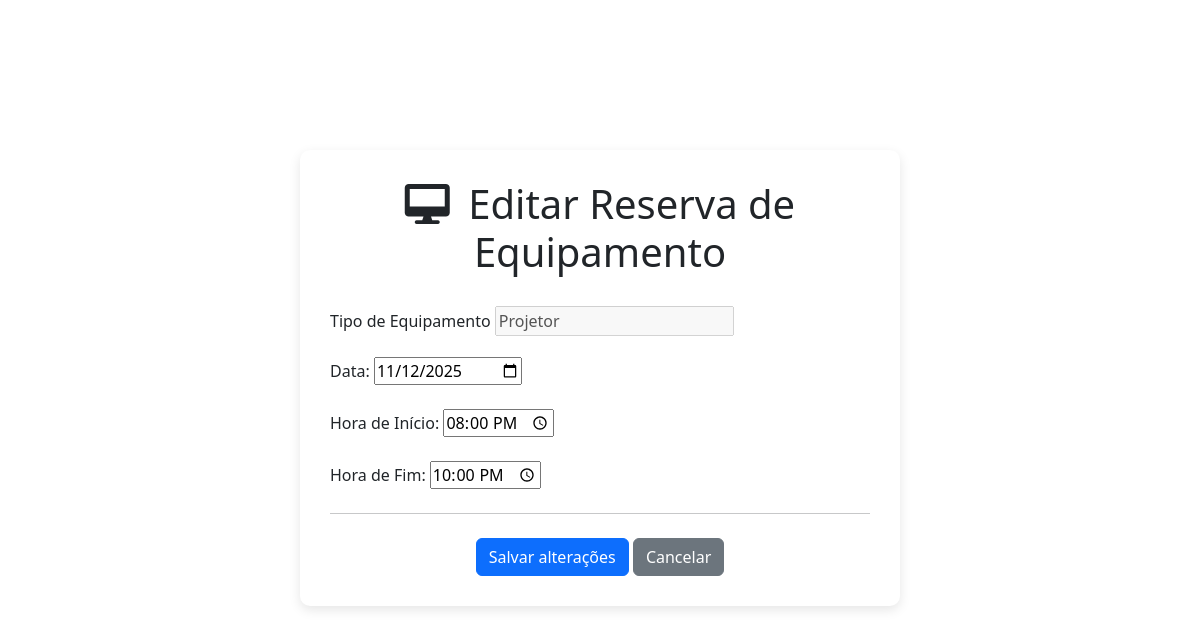
The app's page /reservas/equipamento/editar/1/ (signed in) with its own data.
### app/models.py (models this page shows, shortened)
class ReservaEquipamento(models.Model):
    equipamento = models.ForeignKey(Equipamento, on_delete=models.PROTECT)
    data = models.DateField()
    hora_inicio = models.TimeField()
    hora_fim = models.TimeField()
    status = models.CharField(max_length=50, default='confirmado')

class Equipamento(models.Model):
    idEquipamento = models.AutoField(primary_key=True)
    tipo = models.CharField(max_length=50)
    statusDisponibilidade = models.CharField(max_length=50, default='disponível')
    def __str__(self):
        return self.tipo

### app/views.py (the view, shortened to what this page needs)
# urls.py: path('reservas/equipamento/editar/<int:pk>/', views.editar_reserva_equipamento, name='editar_reserva_equipamento'),
@login_required
def editar_reserva_equipamento(request, pk):
    reserva = get_object_or_404(ReservaEquipamento, pk=pk)
    return render(request, 'editar_reserva_equipamento.html', {'reserva': reserva})

### app/templates/editar_reserva_equipamento.html (shortened to what this page needs)
{% load static %}
<!DOCTYPE html>
<html lang="pt-br">
<head>
    <link href="https://cdn.jsdelivr.net/npm/bootstrap@5.3.0/dist/css/bootstrap.min.css" rel="stylesheet">
    <link rel="stylesheet" href="https://cdnjs.cloudflare.com/ajax/libs/font-awesome/6.0.0-beta3/css/all.min.css" />
</head>
<body>
    <div class="container main-container">
        <div class="card agendamento-card">
            <h1 class="welcome-header">
                <i class="fas fa-desktop me-2"></i> Editar Reserva de Equipamento
            </h1>
            <form method="POST" class="form-container">
                <div class="mb-3">
                    <label for="tipo_equipamento" class="form-label">Tipo de Equipamento</label>
                    <input type="text" value="{{ reserva.equipamento }}" disabled>
                </div>
                <div class="mb-4">
                    <label>Data:</label>
                    <input type="date" name="data" value="{{ reserva.data|date:'Y-m-d' }}" required>
                </div>
                <div class="mb-4">
                    <label>Hora de Início:</label>
                    <input type="time" name="hora_inicio" value="{{ reserva.hora_inicio }}" required>
                </div>
                <div class="mb-4">
                    <label>Hora de Fim:</label>
                    <input type="time" name="hora_fim" value="{{ reserva.hora_fim }}" required>
                </div>
                <hr class="my-4"> <div class="d-grid gap-2 d-md-flex justify-content-md-center">
                <div class="form-buttons">
                    <button type="submit" class="btn btn-primary">Salvar alterações</button>
                    <a href="{% url 'reservas' %}" class="btn btn-secondary">Cancelar</a>
                </div>
            </form>
        </div>
    </div>
</body>

### app/templates/editar_reserva_equipamento.html (style rules this page uses)
:root { --if-green: #4CAF50; --if-green-dark: #45a049; }
body { background-color: #ffffff; position: relative; }
.main-container { padding-top: 150px; padding-bottom: 150px; display: flex; justify-content: center; }
.welcome-header { margin-bottom: 30px; font-weight: 300; text-align: center; }
.agendamento-card { max-width: 600px; width: 100%; background-color: white; border: none; box-shadow: 0 4px 12px rgba(0, 0, 0, 0.1); border-radius: 10px; padding: 30px; }
.btn-secondary { --bs-btn-bg: #6c757d; --bs-btn-border-color: #6c757d; }

### records on screen
ReservaEquipamento: equipamento "Projetor", data "11/12/2025", hora_inicio "20:00", hora_fim "22:00"
